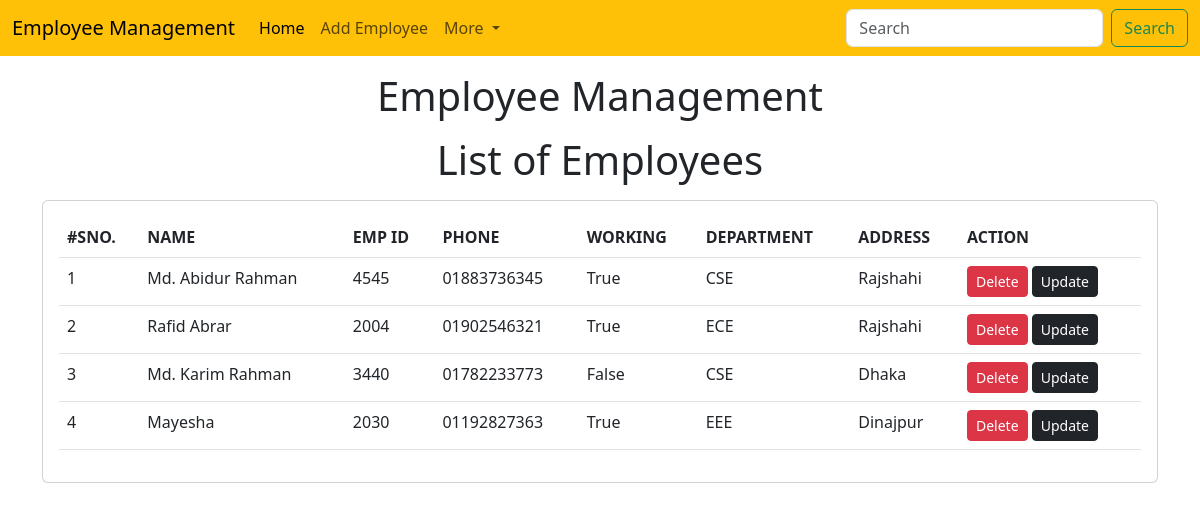
The page /emp/home/ on the database its author committed.
### emp/models.py (models this page shows)
class Emp(models.Model):
    name=models.CharField(max_length=200)
    emp_id=models.CharField(max_length=200)
    phone=models.CharField(max_length=11)
    address=models.CharField(max_length=150)
    working=models.BooleanField(default=True)
    department=models.CharField(max_length=50)

### emp/views.py (the view)
# urls.py: path('home/',emp_home),
def emp_home(request):
    emps=Emp.objects.all()
    return render(request,'emp/home.html',{
        'emps':emps
    })

### templates/emp/home.html (shortened to what this page needs)
<!doctype html>
<html lang="en">
<head>
    <link href="https://cdn.jsdelivr.net/npm/bootstrap@5.3.0-alpha1/dist/css/bootstrap.min.css" rel="stylesheet"
>
</head>
<body>
    {% include 'emp/navbar.html' %}
    <h1 class="text-center my-3">Employee Management</h1>
    <h1 class="text-center my-3">List of Employees</h1>
    <div class="container">
        <div class="row">
            <div class="col-md-12">
                <div class="card">
                    <div class="card-body">
                        <table class="table">
                            <thead>
                                <tr>
                                    <th>#SNO.</th>
                                    <th>NAME</th>
                                    <th>EMP ID</th>
                                    <th>PHONE</th>
                                    <th>WORKING</th>
                                    <th>DEPARTMENT</th>
                                    <th>ADDRESS</th>
                                    <th>ACTION</th>
                                </tr>
                            </thead>
                            <tbody>
                                {% for e in emps %}
                                    <tr>
                                        <td>{{forloop.counter}}</td>
                                        <td>{{e.name}}</td>
                                        <td>{{e.emp_id}}</td>
                                        <td>{{e.phone}}</td>
                                        <td>{{e.working}}</td>
                                        <td>{{e.department}}</td>
                                        <td>{{e.address}}</td>
                                        <td>
                                            <a href="/emp/delete-emp/{{e.id}}" class="btn btn-danger btn-sm">Delete</a>
                                            <a href="/emp/update-emp/{{e.id}}"  class="btn btn-dark btn-sm">Update</a>
                                        </td>
                                    </tr>
                                {% endfor %}
                            </tbody>
                        </table>
                    </div>
                </div>
            </div>
        </div>
    </div>
</body>
</html>

### templates/emp/navbar.html (shortened to what this page needs)
<nav class="navbar navbar-expand-lg bg-warning">
    <div class="container-fluid">
        <a class="navbar-brand" href="#">Employee Management</a>
        <div class="collapse navbar-collapse" id="navbarSupportedContent">
            <ul class="navbar-nav me-auto mb-2 mb-lg-0">
                <li class="nav-item">
                    <a class="nav-link active" aria-current="page" href="/emp/home/">Home</a>
                </li>
                <li class="nav-item">
                    <a class="nav-link" href="/emp/add-emp/">Add Employee</a>
                </li>
                <li class="nav-item dropdown">
                    <a class="nav-link dropdown-toggle" href="#" role="button" data-bs-toggle="dropdown"
                        aria-expanded="false">
                        More
                    </a>
                </li>
            </ul>
            <form class="d-flex" role="search">
                <input class="form-control me-2" type="search" placeholder="Search" aria-label="Search">
                <button class="btn btn-outline-success" type="submit">Search</button>
            </form>
        </div>
    </div>
</nav>

### rows shown on the page
Emp: name "Md. Abidur Rahman", emp_id "4545", phone "01883736345", working "True", department "CSE", address "Rajshahi"
Emp: name "Rafid Abrar", emp_id "2004", phone "01902546321", working "True", department "ECE", address "Rajshahi"
Emp: name "Md. Karim Rahman", emp_id "3440", phone "01782233773", working "False", department "CSE", address "Dhaka"
Emp: name "Mayesha", emp_id "2030", phone "01192827363", working "True", department "EEE", address "Dinajpur"
